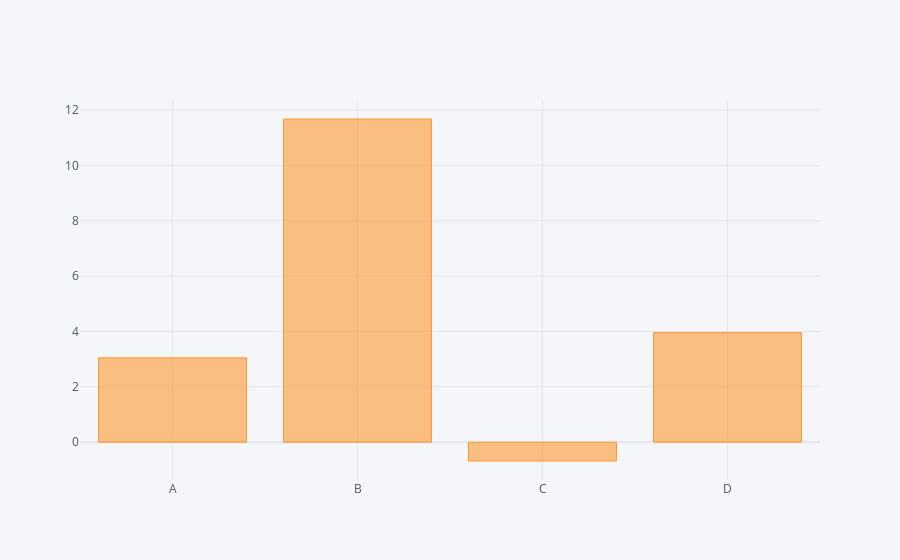

Here is the notebook cell this chart was saved with:
### Code cell
df.sum().iplot(kind='bar')

### Figure 1 — Plotly figure (JSON) as saved in the notebook; plotly's stock layout.template omitted (floating-point values rounded to 4 significant figures)
{"data": [{"marker": {"color": "rgba(255, 153, 51, 0.6)", "line": {"color": "rgba(255, 153, 51, 1.0)", "width": 1}}, "name": "None", "orientation": "v", "text": "", "type": "bar", "x": ["A", "B", "C", "D"], "y": [3.047, 11.68, -0.6791, 3.962]}], "layout": {"legend": {"bgcolor": "#F5F6F9", "font": {"color": "#4D5663"}}, "paper_bgcolor": "#F5F6F9", "plot_bgcolor": "#F5F6F9", "title": {"font": {"color": "#4D5663"}}, "xaxis": {"gridcolor": "#E1E5ED", "showgrid": true, "tickfont": {"color": "#4D5663"}, "title": {"font": {"color": "#4D5663"}, "text": ""}, "zerolinecolor": "#E1E5ED"}, "yaxis": {"gridcolor": "#E1E5ED", "showgrid": true, "tickfont": {"color": "#4D5663"}, "title": {"font": {"color": "#4D5663"}, "text": ""}, "zerolinecolor": "#E1E5ED"}}}
